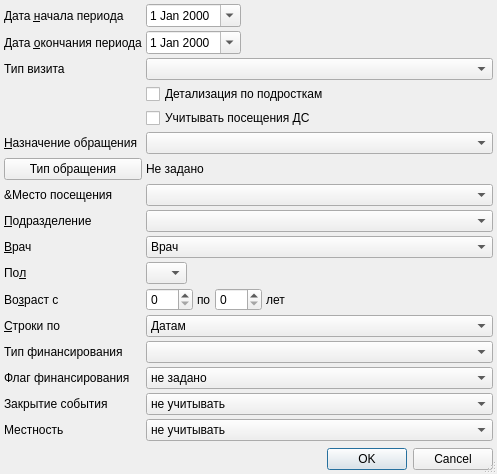
<?xml version="1.0" encoding="UTF-8"?>
<ui version="4.0">
 <class>ReportF39SetupDialog</class>
 <widget class="QDialog" name="ReportF39SetupDialog">
  <property name="windowModality">
   <enum>Qt::ApplicationModal</enum>
  </property>
  <property name="geometry">
   <rect>
    <x>0</x>
    <y>0</y>
    <width>497</width>
    <height>474</height>
   </rect>
  </property>
  <property name="windowTitle">
   <string>параметры отчёта</string>
  </property>
  <property name="sizeGripEnabled">
   <bool>true</bool>
  </property>
  <layout class="QGridLayout">
   <property name="leftMargin">
    <number>4</number>
   </property>
   <property name="topMargin">
    <number>4</number>
   </property>
   <property name="rightMargin">
    <number>4</number>
   </property>
   <property name="bottomMargin">
    <number>4</number>
   </property>
   <property name="spacing">
    <number>4</number>
   </property>
   <item row="0" column="1">
    <widget class="CDateEdit" name="edtBegDate">
     <property name="calendarPopup">
      <bool>true</bool>
     </property>
    </widget>
   </item>
   <item row="13" column="1" colspan="2">
    <widget class="QComboBox" name="cmbRowGrouping">
     <item>
      <property name="text">
       <string>Датам</string>
      </property>
     </item>
     <item>
      <property name="text">
       <string>Месяцам</string>
      </property>
     </item>
     <item>
      <property name="text">
       <string>Врачам</string>
      </property>
     </item>
     <item>
      <property name="text">
       <string>Подразделениям</string>
      </property>
     </item>
     <item>
      <property name="text">
       <string>Специальности</string>
      </property>
     </item>
     <item>
      <property name="text">
       <string>Должности</string>
      </property>
     </item>
    </widget>
   </item>
   <item row="1" column="2">
    <spacer>
     <property name="orientation">
      <enum>Qt::Horizontal</enum>
     </property>
     <property name="sizeHint" stdset="0">
      <size>
       <width>91</width>
       <height>20</height>
      </size>
     </property>
    </spacer>
   </item>
   <item row="19" column="0" colspan="3">
    <widget class="QDialogButtonBox" name="buttonBox">
     <property name="orientation">
      <enum>Qt::Horizontal</enum>
     </property>
     <property name="standardButtons">
      <set>QDialogButtonBox::Cancel|QDialogButtonBox::Ok</set>
     </property>
    </widget>
   </item>
   <item row="13" column="0">
    <widget class="QLabel" name="lblRowGrouping">
     <property name="text">
      <string>&amp;Строки по</string>
     </property>
     <property name="buddy">
      <cstring>cmbRowGrouping</cstring>
     </property>
    </widget>
   </item>
   <item row="12" column="0">
    <widget class="QLabel" name="lblAge">
     <property name="text">
      <string>Во&amp;зраст с</string>
     </property>
     <property name="buddy">
      <cstring>edtAgeFrom</cstring>
     </property>
    </widget>
   </item>
   <item row="18" column="0">
    <spacer>
     <property name="orientation">
      <enum>Qt::Vertical</enum>
     </property>
     <property name="sizeHint" stdset="0">
      <size>
       <width>129</width>
       <height>20</height>
      </size>
     </property>
    </spacer>
   </item>
   <item row="10" column="0">
    <widget class="QLabel" name="lblPerson">
     <property name="text">
      <string>&amp;Врач</string>
     </property>
     <property name="buddy">
      <cstring>cmbPerson</cstring>
     </property>
    </widget>
   </item>
   <item row="11" column="0">
    <widget class="QLabel" name="lblSex">
     <property name="text">
      <string>По&amp;л</string>
     </property>
     <property name="buddy">
      <cstring>cmbSex</cstring>
     </property>
    </widget>
   </item>
   <item row="1" column="1">
    <widget class="CDateEdit" name="edtEndDate">
     <property name="calendarPopup">
      <bool>true</bool>
     </property>
    </widget>
   </item>
   <item row="0" column="2">
    <spacer>
     <property name="orientation">
      <enum>Qt::Horizontal</enum>
     </property>
     <property name="sizeHint" stdset="0">
      <size>
       <width>91</width>
       <height>20</height>
      </size>
     </property>
    </spacer>
   </item>
   <item row="1" column="0">
    <widget class="QLabel" name="lblEndDate">
     <property name="text">
      <string>Дата &amp;окончания периода</string>
     </property>
     <property name="buddy">
      <cstring>edtEndDate</cstring>
     </property>
    </widget>
   </item>
   <item row="9" column="1" colspan="2">
    <widget class="COrgStructureComboBox" name="cmbOrgStructure"/>
   </item>
   <item row="16" column="0">
    <widget class="QLabel" name="lblIsEventClosed">
     <property name="text">
      <string>Закрытие события</string>
     </property>
    </widget>
   </item>
   <item row="15" column="0">
    <widget class="QLabel" name="lblVisitPayStatus">
     <property name="text">
      <string>Флаг финансирования</string>
     </property>
    </widget>
   </item>
   <item row="3" column="1" colspan="2">
    <widget class="QCheckBox" name="chkDetailChildren">
     <property name="text">
      <string>Детализация по подросткам</string>
     </property>
    </widget>
   </item>
   <item row="5" column="1" colspan="2">
    <widget class="CRBComboBox" name="cmbEventPurpose"/>
   </item>
   <item row="5" column="0">
    <widget class="QLabel" name="lblEventPurpose">
     <property name="text">
      <string>&amp;Назначение обращения</string>
     </property>
     <property name="buddy">
      <cstring>cmbEventPurpose</cstring>
     </property>
    </widget>
   </item>
   <item row="11" column="1">
    <widget class="QComboBox" name="cmbSex">
     <property name="sizePolicy">
      <sizepolicy hsizetype="Maximum" vsizetype="Fixed">
       <horstretch>0</horstretch>
       <verstretch>0</verstretch>
      </sizepolicy>
     </property>
     <item>
      <property name="text">
       <string/>
      </property>
     </item>
     <item>
      <property name="text">
       <string>М</string>
      </property>
     </item>
     <item>
      <property name="text">
       <string>Ж</string>
      </property>
     </item>
    </widget>
   </item>
   <item row="4" column="1" colspan="2">
    <widget class="QCheckBox" name="chkVisitHospital">
     <property name="text">
      <string>Учитывать посещения ДС</string>
     </property>
    </widget>
   </item>
   <item row="12" column="1" colspan="2">
    <widget class="QFrame" name="frmAge">
     <property name="frameShape">
      <enum>QFrame::NoFrame</enum>
     </property>
     <property name="frameShadow">
      <enum>QFrame::Raised</enum>
     </property>
     <layout class="QHBoxLayout" name="_2">
      <property name="spacing">
       <number>4</number>
      </property>
      <property name="leftMargin">
       <number>0</number>
      </property>
      <property name="topMargin">
       <number>0</number>
      </property>
      <property name="rightMargin">
       <number>0</number>
      </property>
      <property name="bottomMargin">
       <number>0</number>
      </property>
      <item>
       <widget class="QSpinBox" name="edtAgeFrom">
        <property name="sizePolicy">
         <sizepolicy hsizetype="Preferred" vsizetype="Fixed">
          <horstretch>0</horstretch>
          <verstretch>0</verstretch>
         </sizepolicy>
        </property>
        <property name="maximum">
         <number>150</number>
        </property>
       </widget>
      </item>
      <item>
       <widget class="QLabel" name="lblAgeTo">
        <property name="text">
         <string>по</string>
        </property>
        <property name="buddy">
         <cstring>edtAgeTo</cstring>
        </property>
       </widget>
      </item>
      <item>
       <widget class="QSpinBox" name="edtAgeTo">
        <property name="sizePolicy">
         <sizepolicy hsizetype="Preferred" vsizetype="Fixed">
          <horstretch>0</horstretch>
          <verstretch>0</verstretch>
         </sizepolicy>
        </property>
        <property name="maximum">
         <number>150</number>
        </property>
       </widget>
      </item>
      <item>
       <widget class="QLabel" name="lblAgeYears">
        <property name="text">
         <string>лет</string>
        </property>
        <property name="buddy">
         <cstring>edtAgeTo</cstring>
        </property>
       </widget>
      </item>
      <item>
       <spacer>
        <property name="orientation">
         <enum>Qt::Horizontal</enum>
        </property>
        <property name="sizeHint" stdset="0">
         <size>
          <width>21</width>
          <height>20</height>
         </size>
        </property>
       </spacer>
      </item>
     </layout>
    </widget>
   </item>
   <item row="15" column="1" colspan="2">
    <widget class="QComboBox" name="cmbVisitPayStatus">
     <item>
      <property name="text">
       <string>не задано</string>
      </property>
     </item>
     <item>
      <property name="text">
       <string>не выставлено</string>
      </property>
     </item>
     <item>
      <property name="text">
       <string>выставлено</string>
      </property>
     </item>
     <item>
      <property name="text">
       <string>отказано</string>
      </property>
     </item>
     <item>
      <property name="text">
       <string>оплачено</string>
      </property>
     </item>
    </widget>
   </item>
   <item row="0" column="0">
    <widget class="QLabel" name="lblBegDate">
     <property name="text">
      <string>Дата &amp;начала периода</string>
     </property>
     <property name="buddy">
      <cstring>edtBegDate</cstring>
     </property>
    </widget>
   </item>
   <item row="16" column="1" colspan="2">
    <widget class="QComboBox" name="cmbIsEventClosed">
     <item>
      <property name="text">
       <string>не учитывать</string>
      </property>
     </item>
     <item>
      <property name="text">
       <string>только завершённые</string>
      </property>
     </item>
     <item>
      <property name="text">
       <string>только незавершённые</string>
      </property>
     </item>
    </widget>
   </item>
   <item row="9" column="0">
    <widget class="QLabel" name="lblOrgStructure">
     <property name="text">
      <string>&amp;Подразделение</string>
     </property>
     <property name="buddy">
      <cstring>cmbOrgStructure</cstring>
     </property>
    </widget>
   </item>
   <item row="10" column="1" colspan="2">
    <widget class="CPersonComboBoxEx" name="cmbPerson">
     <item>
      <property name="text">
       <string>Врач</string>
      </property>
     </item>
    </widget>
   </item>
   <item row="8" column="0">
    <widget class="QLabel" name="lblScene">
     <property name="text">
      <string>&amp;Место посещения</string>
     </property>
    </widget>
   </item>
   <item row="8" column="1" colspan="2">
    <widget class="CRBComboBox" name="cmbScene"/>
   </item>
   <item row="14" column="0">
    <widget class="QLabel" name="lblFinance">
     <property name="text">
      <string>Тип финансирования</string>
     </property>
    </widget>
   </item>
   <item row="14" column="1" colspan="2">
    <widget class="CRBComboBox" name="cmbFinance"/>
   </item>
   <item row="6" column="0">
    <widget class="QPushButton" name="btnEventTypeList">
     <property name="text">
      <string>Тип обращения</string>
     </property>
    </widget>
   </item>
   <item row="6" column="1" colspan="2">
    <widget class="QLabel" name="lblEventTypeList">
     <property name="text">
      <string>Не задано</string>
     </property>
     <property name="wordWrap">
      <bool>true</bool>
     </property>
    </widget>
   </item>
   <item row="2" column="0">
    <widget class="QLabel" name="lblVisitType">
     <property name="text">
      <string>Тип визита</string>
     </property>
    </widget>
   </item>
   <item row="2" column="1" colspan="2">
    <widget class="CRBComboBox" name="cmbVisitType"/>
   </item>
   <item row="17" column="0">
    <widget class="QLabel" name="lblAddressType">
     <property name="text">
      <string>Местность</string>
     </property>
    </widget>
   </item>
   <item row="17" column="1" colspan="2">
    <widget class="QComboBox" name="cmbAddressType">
     <item>
      <property name="text">
       <string>не учитывать</string>
      </property>
     </item>
     <item>
      <property name="text">
       <string>городские</string>
      </property>
     </item>
     <item>
      <property name="text">
       <string>сельские</string>
      </property>
     </item>
    </widget>
   </item>
  </layout>
 </widget>
 <customwidgets>
  <customwidget>
   <class>COrgStructureComboBox</class>
   <extends>QComboBox</extends>
   <header>Orgs/OrgStructComboBoxes.h</header>
  </customwidget>
  <customwidget>
   <class>CRBComboBox</class>
   <extends>QComboBox</extends>
   <header>library/crbcombobox.h</header>
  </customwidget>
  <customwidget>
   <class>CDateEdit</class>
   <extends>QDateEdit</extends>
   <header>library/DateEdit</header>
  </customwidget>
  <customwidget>
   <class>CPersonComboBoxEx</class>
   <extends>QComboBox</extends>
   <header>Orgs/PersonComboBoxEx.h</header>
  </customwidget>
 </customwidgets>
 <tabstops>
  <tabstop>edtBegDate</tabstop>
  <tabstop>edtEndDate</tabstop>
  <tabstop>cmbVisitType</tabstop>
  <tabstop>chkDetailChildren</tabstop>
  <tabstop>chkVisitHospital</tabstop>
  <tabstop>cmbEventPurpose</tabstop>
  <tabstop>btnEventTypeList</tabstop>
  <tabstop>cmbScene</tabstop>
  <tabstop>cmbOrgStructure</tabstop>
  <tabstop>cmbPerson</tabstop>
  <tabstop>cmbSex</tabstop>
  <tabstop>edtAgeFrom</tabstop>
  <tabstop>edtAgeTo</tabstop>
  <tabstop>cmbRowGrouping</tabstop>
  <tabstop>cmbVisitPayStatus</tabstop>
  <tabstop>cmbIsEventClosed</tabstop>
  <tabstop>buttonBox</tabstop>
  <tabstop>cmbFinance</tabstop>
 </tabstops>
 <resources/>
 <connections>
  <connection>
   <sender>buttonBox</sender>
   <signal>accepted()</signal>
   <receiver>ReportF39SetupDialog</receiver>
   <slot>accept()</slot>
   <hints>
    <hint type="sourcelabel">
     <x>116</x>
     <y>416</y>
    </hint>
    <hint type="destinationlabel">
     <x>102</x>
     <y>90</y>
    </hint>
   </hints>
  </connection>
  <connection>
   <sender>buttonBox</sender>
   <signal>rejected()</signal>
   <receiver>ReportF39SetupDialog</receiver>
   <slot>reject()</slot>
   <hints>
    <hint type="sourcelabel">
     <x>229</x>
     <y>416</y>
    </hint>
    <hint type="destinationlabel">
     <x>236</x>
     <y>76</y>
    </hint>
   </hints>
  </connection>
 </connections>
</ui>
